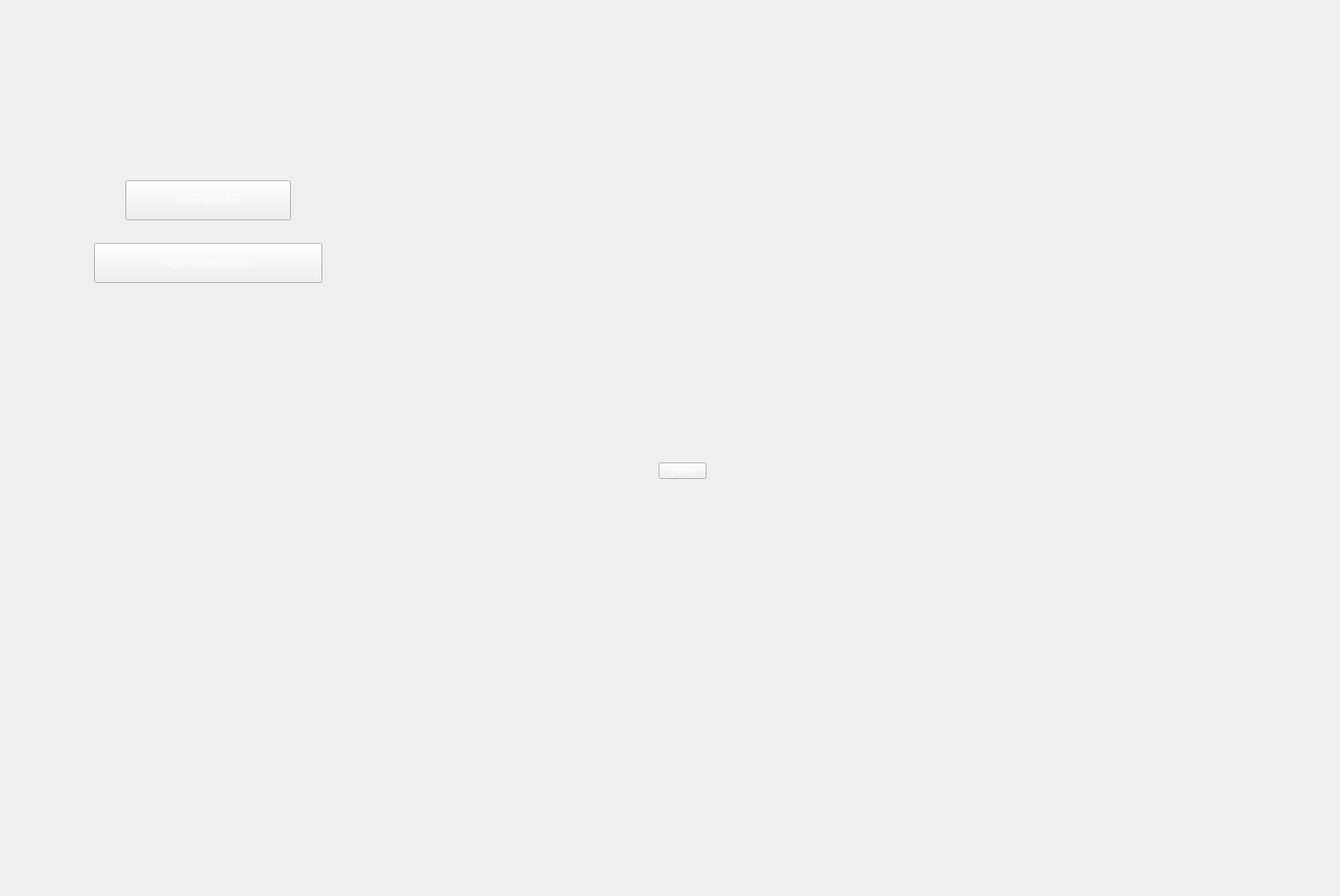
    <widget class="QWidget" name="page">
     <widget class="QLabel" name="img_4">
      <property name="geometry">
       <rect>
        <x>0</x>
        <y>-10</y>
        <width>1700</width>
        <height>1134</height>
       </rect>
      </property>
      <property name="text">
       <string/>
      </property>
      <property name="pixmap">
       <pixmap resource="src.qrc">:/ressource/mariage.jpg</pixmap>
      </property>
      <property name="scaledContents">
       <bool>false</bool>
      </property>
      <property name="alignment">
       <set>Qt::AlignCenter</set>
      </property>
      <property name="wordWrap">
       <bool>false</bool>
      </property>
     </widget>
     <widget class="QPushButton" name="gerer_salle">
      <property name="geometry">
       <rect>
        <x>160</x>
        <y>230</y>
        <width>211</width>
        <height>51</height>
       </rect>
      </property>
      <property name="autoFillBackground">
       <bool>false</bool>
      </property>
      <property name="styleSheet">
       <string notr="true">background-image: url(:/ressource/mariage.jpg);
color: rgb(255, 255, 255);
font: 16pt &quot;Sachiko&quot;;
border-color: rgb(255, 255, 255);</string>
      </property>
      <property name="text">
       <string>Gérer les salles</string>
      </property>
     </widget>
     <widget class="QPushButton" name="gerer_decorateur">
      <property name="geometry">
       <rect>
        <x>120</x>
        <y>310</y>
        <width>291</width>
        <height>51</height>
       </rect>
      </property>
      <property name="autoFillBackground">
       <bool>false</bool>
      </property>
      <property name="styleSheet">
       <string notr="true">background-image: url(:/ressource/mariage.jpg);
color: rgb(255, 255, 255);
font: 16pt &quot;Sachiko&quot;;
border-color: rgb(255, 255, 255);</string>
      </property>
      <property name="text">
       <string>Gérer les décorateurs</string>
      </property>
     </widget>
     <widget class="QPushButton" name="quittersalledeco">
      <property name="geometry">
       <rect>
        <x>840</x>
        <y>590</y>
        <width>61</width>
        <height>21</height>
       </rect>
      </property>
      <property name="styleSheet">
       <string notr="true">background-image: url(:/ressource/mariage.jpg);
color: rgb(255, 255, 255);
font: 8pt &quot;Sachiko&quot;;
border-color: rgb(255, 255, 255);</string>
      </property>
      <property name="text">
       <string>Quitter</string>
      </property>
     </widget>
    </widget>
